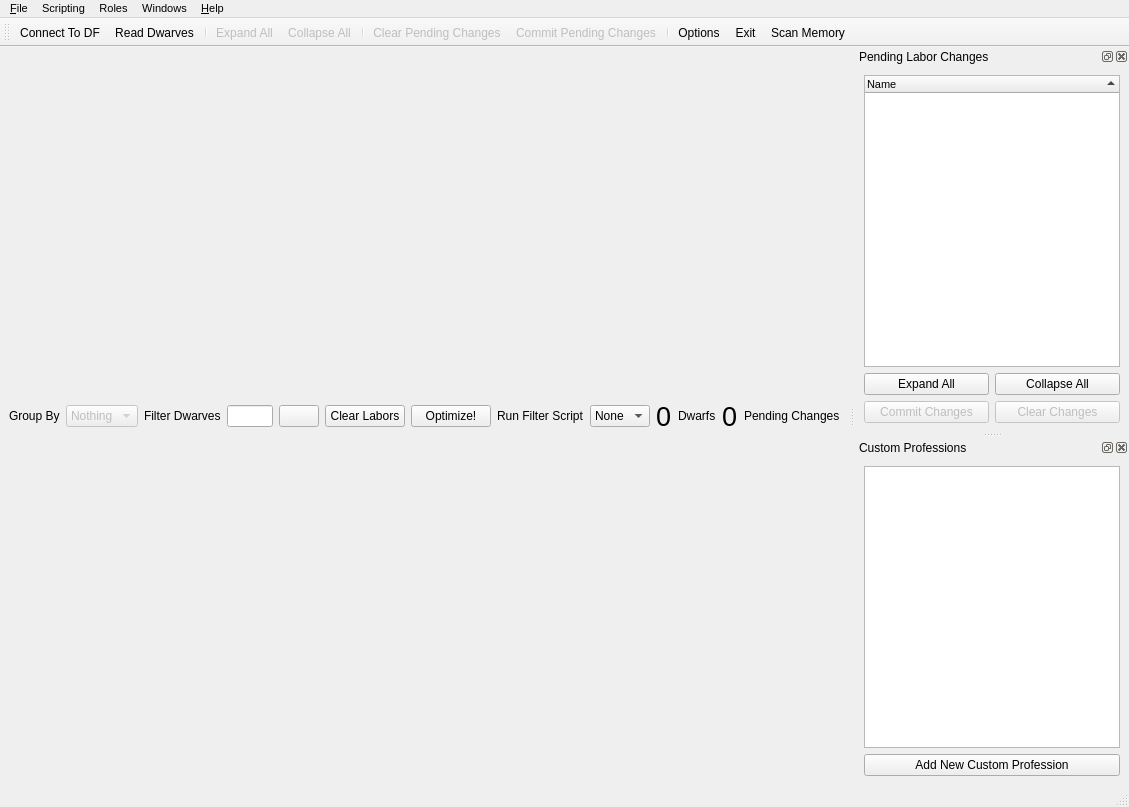
 <widget class="QMainWindow" name="MainWindow">
  <property name="geometry">
   <rect>
    <x>0</x>
    <y>0</y>
    <width>1129</width>
    <height>807</height>
   </rect>
  </property>
  <property name="sizePolicy">
   <sizepolicy hsizetype="Preferred" vsizetype="Preferred">
    <horstretch>0</horstretch>
    <verstretch>0</verstretch>
   </sizepolicy>
  </property>
  <property name="windowTitle">
   <string>Dwarf Therapist</string>
  </property>
  <property name="windowIcon">
   <iconset resource="../images.qrc">
    <normaloff>:/img/hammer.png</normaloff>:/img/hammer.png</iconset>
  </property>
  <property name="tabShape">
   <enum>QTabWidget::Rounded</enum>
  </property>
  <property name="dockOptions">
   <set>QMainWindow::AllowTabbedDocks|QMainWindow::AnimatedDocks</set>
  </property>
  <widget class="QWidget" name="main_widget">
   <layout class="QVBoxLayout" name="v_box">
    <item>
     <layout class="QHBoxLayout" name="horizontalLayout">
      <item>
       <widget class="QLabel" name="lbl_group_by">
        <property name="text">
         <string>Group By</string>
        </property>
        <property name="buddy">
         <cstring>cb_group_by</cstring>
        </property>
       </widget>
      </item>
      <item>
       <widget class="QComboBox" name="cb_group_by">
        <property name="enabled">
         <bool>false</bool>
        </property>
        <property name="toolTip">
         <string>Change how dwarves are grouped in the table</string>
        </property>
        <property name="statusTip">
         <string>Change how dwarves are grouped in the table</string>
        </property>
        <item>
         <property name="text">
          <string>Nothing</string>
         </property>
        </item>
       </widget>
      </item>
      <item>
       <widget class="QLabel" name="lbl_filter">
        <property name="text">
         <string>Filter Dwarves</string>
        </property>
       </widget>
      </item>
      <item>
       <widget class="QLineEdit" name="le_filter_text"/>
      </item>
      <item>
       <widget class="QPushButton" name="btn_clear_filter">
        <property name="toolTip">
         <string>Clear Filter Text</string>
        </property>
        <property name="statusTip">
         <string>Clear Filter Text</string>
        </property>
        <property name="whatsThis">
         <string>This will clear the filter box and show all dwarves</string>
        </property>
        <property name="text">
         <string/>
        </property>
        <property name="icon">
         <iconset resource="../images.qrc">
          <normaloff>:/img/cross.png</normaloff>:/img/cross.png</iconset>
        </property>
       </widget>
      </item>
      <item>
       <widget class="QPushButton" name="btn_clear_labors">
        <property name="text">
         <string>Clear Labors</string>
        </property>
       </widget>
      </item>
      <item>
       <widget class="QPushButton" name="btn_optimize_labors">
        <property name="text">
         <string>Optimize!</string>
        </property>
       </widget>
      </item>
      <item>
       <widget class="QLabel" name="label">
        <property name="text">
         <string>Run Filter Script</string>
        </property>
       </widget>
      </item>
      <item>
       <widget class="QComboBox" name="cb_filter_script">
        <property name="sizeAdjustPolicy">
         <enum>QComboBox::AdjustToContents</enum>
        </property>
        <item>
         <property name="text">
          <string>None</string>
         </property>
        </item>
       </widget>
      </item>
      <item>
       <spacer name="horizontalSpacer">
        <property name="orientation">
         <enum>Qt::Horizontal</enum>
        </property>
        <property name="sizeHint" stdset="0">
         <size>
          <width>40</width>
          <height>20</height>
         </size>
        </property>
       </spacer>
      </item>
      <item>
       <widget class="QLabel" name="lbl_dwarf_total">
        <property name="font">
         <font>
          <pointsize>20</pointsize>
         </font>
        </property>
        <property name="toolTip">
         <string>Adults/Children/Babies</string>
        </property>
        <property name="text">
         <string>0</string>
        </property>
       </widget>
      </item>
      <item>
       <widget class="QLabel" name="lbl_dwarfs">
        <property name="text">
         <string>Dwarfs</string>
        </property>
       </widget>
      </item>
      <item>
       <widget class="QLabel" name="lbl_pending_changes">
        <property name="font">
         <font>
          <pointsize>20</pointsize>
         </font>
        </property>
        <property name="text">
         <string>0</string>
        </property>
       </widget>
      </item>
      <item>
       <widget class="QLabel" name="lbl_pending_changes_lbl">
        <property name="text">
         <string>Pending Changes</string>
        </property>
       </widget>
      </item>
     </layout>
    </item>
   </layout>
  </widget>
  <widget class="QMenuBar" name="menuBar">
   <property name="geometry">
    <rect>
     <x>0</x>
     <y>0</y>
     <width>1129</width>
     <height>19</height>
    </rect>
   </property>
   <property name="font">
    <font>
     <pointsize>8</pointsize>
    </font>
   </property>
   <widget class="QMenu" name="menu_File">
    <property name="tearOffEnabled">
     <bool>false</bool>
    </property>
    <property name="title">
     <string>&amp;File</string>
    </property>
    <addaction name="act_connect_to_DF"/>
    <addaction name="act_read_dwarves"/>
    <addaction name="separator"/>
    <addaction name="act_commit_pending_changes"/>
    <addaction name="act_clear_pending_changes"/>
    <addaction name="separator"/>
    <addaction name="act_import_existing_professions"/>
    <addaction name="act_export_custom_professions"/>
    <addaction name="act_import_saved_custom_professions"/>
    <addaction name="separator"/>
    <addaction name="act_export_gridviews"/>
    <addaction name="act_import_saved_gridviews"/>
    <addaction name="act_print"/>
    <addaction name="separator"/>
    <addaction name="act_save_gridview_as_csv"/>
    <addaction name="separator"/>
    <addaction name="act_clear_user_settings"/>
    <addaction name="separator"/>
    <addaction name="act_options"/>
    <addaction name="act_exit"/>
   </widget>
   <widget class="QMenu" name="menu_Help">
    <property name="tearOffEnabled">
     <bool>false</bool>
    </property>
    <property name="title">
     <string>&amp;Help</string>
    </property>
    <addaction name="act_go_project_home"/>
    <addaction name="act_go_forums"/>
    <addaction name="act_go_new_issue"/>
    <addaction name="act_go_donate"/>
    <addaction name="separator"/>
    <addaction name="act_about"/>
   </widget>
   <widget class="QMenu" name="menuWindows">
    <property name="title">
     <string>Windows</string>
    </property>
    <widget class="QMenu" name="menu_docks">
     <property name="title">
      <string>Docks</string>
     </property>
    </widget>
    <addaction name="menu_docks"/>
   </widget>
   <widget class="QMenu" name="menuScripting">
    <property name="title">
     <string>Scripting</string>
    </property>
    <widget class="QMenu" name="menu_edit_filters">
     <property name="title">
      <string>Edit Filter Script</string>
     </property>
     <property name="icon">
      <iconset resource="../images.qrc">
       <normaloff>:/img/script_pencil.png</normaloff>:/img/script_pencil.png</iconset>
     </property>
    </widget>
    <widget class="QMenu" name="menu_remove_script">
     <property name="title">
      <string>Remove Filter Script</string>
     </property>
     <property name="icon">
      <iconset resource="../images.qrc">
       <normaloff>:/img/script_minus.png</normaloff>:/img/script_minus.png</iconset>
     </property>
    </widget>
    <addaction name="act_add_new_filter_script"/>
    <addaction name="menu_edit_filters"/>
    <addaction name="separator"/>
    <addaction name="menu_remove_script"/>
   </widget>
   <widget class="QMenu" name="menuRoles">
    <property name="title">
     <string>Roles</string>
    </property>
    <widget class="QMenu" name="menu_edit_roles">
     <property name="title">
      <string>Edit Custom Role</string>
     </property>
     <property name="icon">
      <iconset resource="../images.qrc">
       <normaloff>:/img/script_pencil.png</normaloff>:/img/script_pencil.png</iconset>
     </property>
    </widget>
    <widget class="QMenu" name="menu_remove_roles">
     <property name="title">
      <string>Remove Custom Role</string>
     </property>
     <property name="icon">
      <iconset resource="../images.qrc">
       <normaloff>:/img/script_minus.png</normaloff>:/img/script_minus.png</iconset>
     </property>
    </widget>
    <addaction name="act_add_new_custom_role"/>
    <addaction name="menu_edit_roles"/>
    <addaction name="separator"/>
    <addaction name="menu_remove_roles"/>
   </widget>
   <addaction name="menu_File"/>
   <addaction name="menuScripting"/>
   <addaction name="menuRoles"/>
   <addaction name="menuWindows"/>
   <addaction name="menu_Help"/>
  </widget>
  <widget class="QToolBar" name="main_toolbar">
   <property name="windowTitle">
    <string>Main Toolbar</string>
   </property>
   <property name="toolButtonStyle">
    <enum>Qt::ToolButtonTextUnderIcon</enum>
   </property>
   <attribute name="toolBarArea">
    <enum>TopToolBarArea</enum>
   </attribute>
   <attribute name="toolBarBreak">
    <bool>false</bool>
   </attribute>
   <addaction name="act_connect_to_DF"/>
   <addaction name="act_read_dwarves"/>
   <addaction name="separator"/>
   <addaction name="act_expand_all"/>
   <addaction name="act_collapse_all"/>
   <addaction name="separator"/>
   <addaction name="act_clear_pending_changes"/>
   <addaction name="act_commit_pending_changes"/>
   <addaction name="separator"/>
   <addaction name="act_options"/>
   <addaction name="act_exit"/>
   <addaction name="act_scan_memory"/>
  </widget>
  <widget class="QStatusBar" name="statusBar"/>
  <widget class="QDockWidget" name="dock_pending_jobs_list">
   <property name="windowTitle">
    <string>Pending Labor Changes</string>
   </property>
   <attribute name="dockWidgetArea">
    <number>2</number>
   </attribute>
   <widget class="QWidget" name="dockWidgetContents">
    <layout class="QVBoxLayout" name="verticalLayout_2">
     <item>
      <widget class="QTreeWidget" name="tree_pending">
       <property name="font">
        <font>
         <pointsize>8</pointsize>
        </font>
       </property>
       <property name="editTriggers">
        <set>QAbstractItemView::NoEditTriggers</set>
       </property>
       <property name="alternatingRowColors">
        <bool>true</bool>
       </property>
       <property name="uniformRowHeights">
        <bool>true</bool>
       </property>
       <property name="sortingEnabled">
        <bool>true</bool>
       </property>
       <property name="allColumnsShowFocus">
        <bool>true</bool>
       </property>
       <column>
        <property name="text">
         <string>Name</string>
        </property>
       </column>
      </widget>
     </item>
     <item>
      <layout class="QHBoxLayout" name="horizontalLayout_4">
       <item>
        <widget class="QPushButton" name="btn_expand_all_pending">
         <property name="text">
          <string>Expand All</string>
         </property>
         <property name="icon">
          <iconset resource="../images.qrc">
           <normaloff>:/img/arrow_out.png</normaloff>:/img/arrow_out.png</iconset>
         </property>
        </widget>
       </item>
       <item>
        <widget class="QPushButton" name="btn_collapse_all_pending">
         <property name="text">
          <string>Collapse All</string>
         </property>
         <property name="icon">
          <iconset resource="../images.qrc">
           <normaloff>:/img/arrow_in.png</normaloff>:/img/arrow_in.png</iconset>
         </property>
        </widget>
       </item>
      </layout>
     </item>
     <item>
      <layout class="QHBoxLayout" name="horizontalLayout_3">
       <item>
        <widget class="QPushButton" name="btn_commit">
         <property name="enabled">
          <bool>false</bool>
         </property>
         <property name="text">
          <string>Commit Changes</string>
         </property>
         <property name="icon">
          <iconset resource="../images.qrc">
           <normaloff>:/img/table_go.png</normaloff>:/img/table_go.png</iconset>
         </property>
        </widget>
       </item>
       <item>
        <widget class="QPushButton" name="btn_clear">
         <property name="enabled">
          <bool>false</bool>
         </property>
         <property name="text">
          <string>Clear Changes</string>
         </property>
         <property name="icon">
          <iconset resource="../images.qrc">
           <normaloff>:/img/table_delete.png</normaloff>:/img/table_delete.png</iconset>
         </property>
        </widget>
       </item>
      </layout>
     </item>
    </layout>
   </widget>
  </widget>
  <widget class="QDockWidget" name="dock_custom_professions">
   <property name="windowTitle">
    <string>Custom Professions</string>
   </property>
   <attribute name="dockWidgetArea">
    <number>2</number>
   </attribute>
   <widget class="QWidget" name="dockWidgetContents_2">
    <layout class="QVBoxLayout" name="verticalLayout_3">
     <item>
      <widget class="QListWidget" name="list_custom_professions">
       <property name="font">
        <font>
         <pointsize>8</pointsize>
        </font>
       </property>
       <property name="contextMenuPolicy">
        <enum>Qt::CustomContextMenu</enum>
       </property>
       <property name="editTriggers">
        <set>QAbstractItemView::NoEditTriggers</set>
       </property>
       <property name="alternatingRowColors">
        <bool>true</bool>
       </property>
      </widget>
     </item>
     <item>
      <widget class="QPushButton" name="btn_new_custom_profession">
       <property name="text">
        <string>Add New Custom Profession</string>
       </property>
       <property name="icon">
        <iconset resource="../images.qrc">
         <normaloff>:/img/page_white_add.png</normaloff>:/img/page_white_add.png</iconset>
       </property>
      </widget>
     </item>
    </layout>
   </widget>
  </widget>
  <action name="act_connect_to_DF">
   <property name="icon">
    <iconset resource="../images.qrc">
     <normaloff>:/img/connect.png</normaloff>:/img/connect.png</iconset>
   </property>
   <property name="text">
    <string>&amp;Connect To DF</string>
   </property>
   <property name="toolTip">
    <string>Attempt connecting to a running copy of Dwarf Fortress</string>
   </property>
   <property name="statusTip">
    <string>Attempt connecting to a running copy of Dwarf Fortress</string>
   </property>
   <property name="shortcut">
    <string>Ctrl+C</string>
   </property>
  </action>
  <action name="act_exit">
   <property name="icon">
    <iconset resource="../images.qrc">
     <normaloff>:/img/door_out.png</normaloff>:/img/door_out.png</iconset>
   </property>
   <property name="text">
    <string>E&amp;xit</string>
   </property>
   <property name="toolTip">
    <string>Close Dwarf Therapist</string>
   </property>
   <property name="statusTip">
    <string>Close Dwarf Therapist</string>
   </property>
  </action>
  <action name="act_about">
   <property name="icon">
    <iconset resource="../images.qrc">
     <normaloff>:/img/tag_blue.png</normaloff>:/img/tag_blue.png</iconset>
   </property>
   <property name="text">
    <string>&amp;About</string>
   </property>
   <property name="toolTip">
    <string>Exactly what you think...</string>
   </property>
  </action>
  <action name="act_read_dwarves">
   <property name="icon">
    <iconset resource="../images.qrc">
     <normaloff>:/img/drive_go.png</normaloff>:/img/drive_go.png</iconset>
   </property>
   <property name="text">
    <string>Read Dwarves</string>
   </property>
   <property name="toolTip">
    <string>Attempt to load all Dwarves from DF</string>
   </property>
   <property name="statusTip">
    <string>Attempt to load all Dwarves from DF</string>
   </property>
   <property name="shortcut">
    <string>Ctrl+R</string>
   </property>
  </action>
  <action name="act_scan_memory">
   <property name="icon">
    <iconset resource="../images.qrc">
     <normaloff>:/img/drive_magnify.png</normaloff>:/img/drive_magnify.png</iconset>
   </property>
   <property name="text">
    <string>Scan Memory</string>
   </property>
   <property name="toolTip">
    <string>Map out the RAM of Dwarf Fortress looking for known values</string>
   </property>
   <property name="statusTip">
    <string>Map out the RAM of Dwarf Fortress looking for known values</string>
   </property>
   <property name="shortcut">
    <string>Ctrl+M</string>
   </property>
  </action>
  <action name="act_expand_all">
   <property name="enabled">
    <bool>false</bool>
   </property>
   <property name="icon">
    <iconset resource="../images.qrc">
     <normaloff>:/img/arrow_out.png</normaloff>:/img/arrow_out.png</iconset>
   </property>
   <property name="text">
    <string>Expand All</string>
   </property>
   <property name="toolTip">
    <string>Expand all groups</string>
   </property>
   <property name="shortcut">
    <string>Ctrl+Right</string>
   </property>
  </action>
  <action name="act_collapse_all">
   <property name="enabled">
    <bool>false</bool>
   </property>
   <property name="icon">
    <iconset resource="../images.qrc">
     <normaloff>:/img/arrow_in.png</normaloff>:/img/arrow_in.png</iconset>
   </property>
   <property name="text">
    <string>Collapse All</string>
   </property>
   <property name="toolTip">
    <string>Collapse all groups</string>
   </property>
   <property name="shortcut">
    <string>Ctrl+Left</string>
   </property>
  </action>
  <action name="act_add_custom_profession">
   <property name="icon">
    <iconset resource="../images.qrc">
     <normaloff>:/img/page_white_add.png</normaloff>:/img/page_white_add.png</iconset>
   </property>
   <property name="text">
    <string>Add Custom Profession</string>
   </property>
  </action>
  <action name="act_clear_pending_changes">
   <property name="enabled">
    <bool>false</bool>
   </property>
   <property name="icon">
    <iconset resource="../images.qrc">
     <normaloff>:/img/table_delete.png</normaloff>:/img/table_delete.png</iconset>
   </property>
   <property name="text">
    <string>Clear Pending Changes</string>
   </property>
   <property name="toolTip">
    <string>Abort all uncomitted changes</string>
   </property>
  </action>
  <action name="act_commit_pending_changes">
   <property name="enabled">
    <bool>false</bool>
   </property>
   <property name="icon">
    <iconset resource="../images.qrc">
     <normaloff>:/img/table_go.png</normaloff>:/img/table_go.png</iconset>
   </property>
   <property name="text">
    <string>Commit Pending Changes</string>
   </property>
   <property name="toolTip">
    <string>Write all uncomitted changes to DF</string>
   </property>
  </action>
  <action name="act_options">
   <property name="icon">
    <iconset resource="../images.qrc">
     <normaloff>:/img/color_wheel.png</normaloff>:/img/color_wheel.png</iconset>
   </property>
   <property name="text">
    <string>Options...</string>
   </property>
   <property name="toolTip">
    <string>Open the options menu...</string>
   </property>
  </action>
  <action name="act_import_existing_professions">
   <property name="icon">
    <iconset resource="../images.qrc">
     <normaloff>:/img/application_get.png</normaloff>:/img/application_get.png</iconset>
   </property>
   <property name="text">
    <string>Import Professions from DF</string>
   </property>
   <property name="toolTip">
    <string>Import all custom professions from the loaded game, and create new labor templates for them</string>
   </property>
  </action>
  <action name="act_go_forums">
   <property name="icon">
    <iconset resource="../images.qrc">
     <normaloff>:/img/world_go.png</normaloff>:/img/world_go.png</iconset>
   </property>
   <property name="text">
    <string>Discussion Forums</string>
   </property>
   <property name="toolTip">
    <string>Launch a browser to Dwarf Therapist's discussion forums</string>
   </property>
  </action>
  <action name="act_go_project_home">
   <property name="icon">
    <iconset resource="../images.qrc">
     <normaloff>:/img/world_go.png</normaloff>:/img/world_go.png</iconset>
   </property>
   <property name="text">
    <string>Project Homepage</string>
   </property>
   <property name="toolTip">
    <string>Launch a browser to Dwarf Therapist's project homepage</string>
   </property>
  </action>
  <action name="act_go_new_issue">
   <property name="icon">
    <iconset resource="../images.qrc">
     <normaloff>:/img/world_go.png</normaloff>:/img/world_go.png</iconset>
   </property>
   <property name="text">
    <string>Request Feature / Report Bug</string>
   </property>
   <property name="toolTip">
    <string>Report a bug or request a feature online</string>
   </property>
  </action>
  <action name="act_go_donate">
   <property name="icon">
    <iconset resource="../images.qrc">
     <normaloff>:/img/heart.png</normaloff>:/img/heart.png</iconset>
   </property>
   <property name="text">
    <string>Donate</string>
   </property>
   <property name="toolTip">
    <string>Your donations make the world a better place!</string>
   </property>
  </action>
  <action name="act_add_new_column_set">
   <property name="icon">
    <iconset resource="../images.qrc">
     <normaloff>:/img/image_add.png</normaloff>:/img/image_add.png</iconset>
   </property>
   <property name="text">
    <string>Add New Column Set</string>
   </property>
   <property name="toolTip">
    <string>Add a new set of columns to be used in grid views</string>
   </property>
  </action>
  <action name="act_add_new_gridview">
   <property name="icon">
    <iconset resource="../images.qrc">
     <normaloff>:/img/table_add.png</normaloff>:/img/table_add.png</iconset>
   </property>
   <property name="text">
    <string>Add New GridView</string>
   </property>
   <property name="toolTip">
    <string>Create a new gridview with custom sets</string>
   </property>
  </action>
  <action name="act_export_custom_professions">
   <property name="enabled">
    <bool>false</bool>
   </property>
   <property name="icon">
    <iconset resource="../images.qrc">
     <normaloff>:/img/disk.png</normaloff>:/img/disk.png</iconset>
   </property>
   <property name="text">
    <string>Export Custom Professions...</string>
   </property>
   <property name="toolTip">
    <string>Export your custom professions to file of your choosing</string>
   </property>
  </action>
  <action name="act_import_saved_custom_professions">
   <property name="icon">
    <iconset resource="../images.qrc">
     <normaloff>:/img/folder_page.png</normaloff>:/img/folder_page.png</iconset>
   </property>
   <property name="text">
    <string>Import Saved Custom Professions...</string>
   </property>
   <property name="toolTip">
    <string>Import a custom professions file that was previously exported</string>
   </property>
  </action>
  <action name="act_import_saved_gridviews">
   <property name="icon">
    <iconset resource="../images.qrc">
     <normaloff>:/img/folder_page.png</normaloff>:/img/folder_page.png</iconset>
   </property>
   <property name="text">
    <string>Import Saved Grid Views...</string>
   </property>
   <property name="toolTip">
    <string>Import Grid Views from file</string>
   </property>
  </action>
  <action name="act_export_gridviews">
   <property name="icon">
    <iconset resource="../images.qrc">
     <normaloff>:/img/disk.png</normaloff>:/img/disk.png</iconset>
   </property>
   <property name="text">
    <string>Export Grid Views...</string>
   </property>
   <property name="toolTip">
    <string>Export Grid Views to file</string>
   </property>
  </action>
  <action name="act_open_help_contents">
   <property name="icon">
    <iconset resource="../images.qrc">
     <normaloff>:/img/help.png</normaloff>:/img/help.png</iconset>
   </property>
   <property name="text">
    <string>Contents</string>
   </property>
   <property name="toolTip">
    <string>Open help dialog to the contents page.</string>
   </property>
   <property name="statusTip">
    <string>Open help dialog to the contents page.</string>
   </property>
   <property name="whatsThis">
    <string>Open help dialog to the contents page.</string>
   </property>
  </action>
  <action name="act_add_new_filter_script">
   <property name="icon">
    <iconset resource="../images.qrc">
     <normaloff>:/img/script_plus.png</normaloff>:/img/script_plus.png</iconset>
   </property>
   <property name="text">
    <string>Add New Filter Script</string>
   </property>
  </action>
  <action name="act_print">
   <property name="icon">
    <iconset resource="../images.qrc">
     <normaloff>:/img/camera.png</normaloff>:/img/camera.png</iconset>
   </property>
   <property name="text">
    <string>&amp;Snapshot</string>
   </property>
   <property name="toolTip">
    <string>Saves a snapshot of the current view as a png.</string>
   </property>
   <property name="shortcut">
    <string>Ctrl+S</string>
   </property>
  </action>
  <action name="act_clear_user_settings">
   <property name="icon">
    <iconset resource="../images.qrc">
     <normaloff>:/img/table_delete.png</normaloff>:/img/table_delete.png</iconset>
   </property>
   <property name="text">
    <string>Clear User Settings...</string>
   </property>
   <property name="toolTip">
    <string>Clear User Settings and exit application</string>
   </property>
  </action>
  <action name="act_add_new_custom_role">
   <property name="icon">
    <iconset resource="../images.qrc">
     <normaloff>:/img/script_plus.png</normaloff>:/img/script_plus.png</iconset>
   </property>
   <property name="text">
    <string>New Custom Role</string>
   </property>
  </action>
  <action name="actionTest">
   <property name="text">
    <string>test</string>
   </property>
  </action>
  <action name="act_save_gridview_as_csv">
   <property name="icon">
    <iconset resource="../images.qrc">
     <normaloff>:/img/disk.png</normaloff>:/img/disk.png</iconset>
   </property>
   <property name="text">
    <string>Save gridview as csv</string>
   </property>
   <property name="toolTip">
    <string>Save the current gridview as a csv file</string>
   </property>
  </action>
 </widget>
